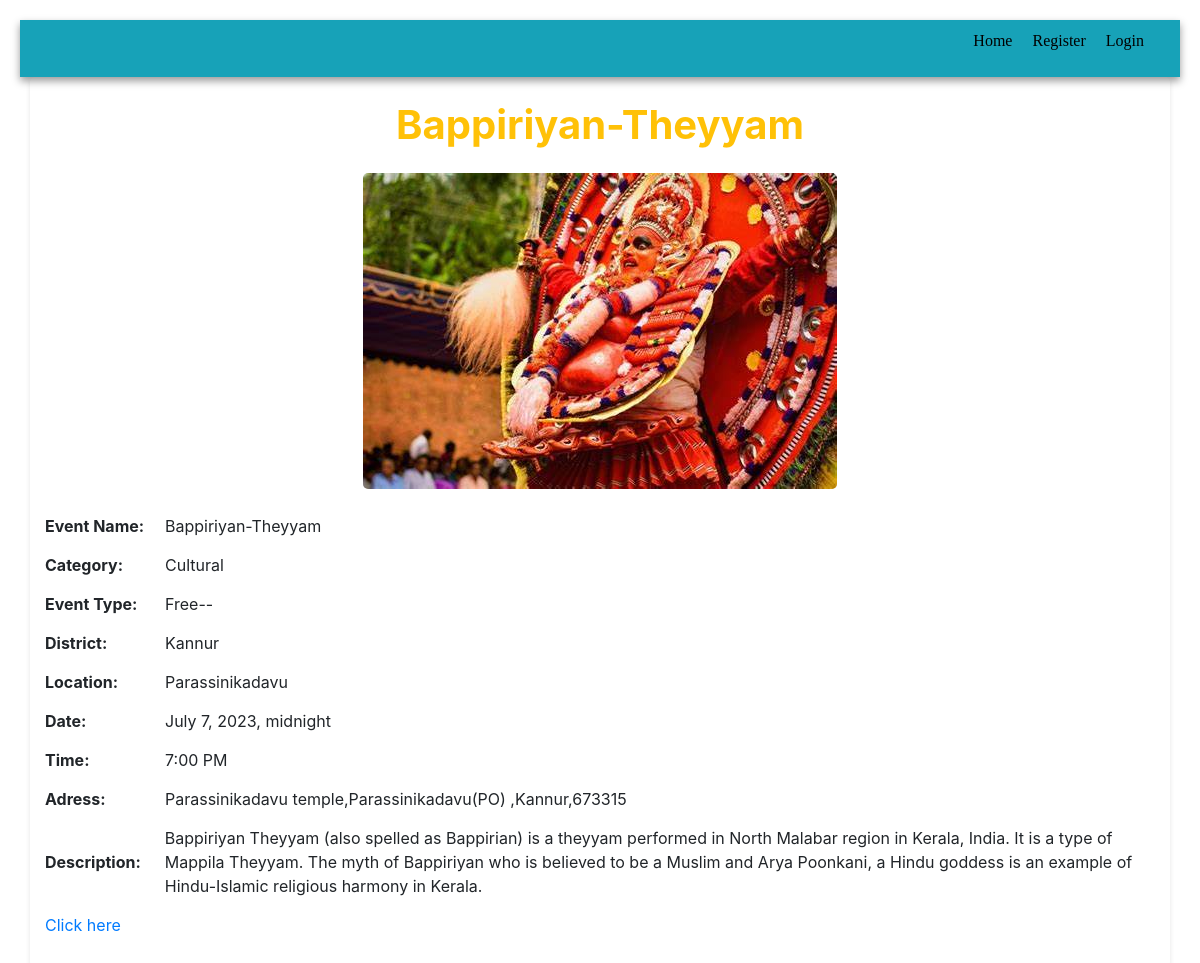
/2, run on the app's committed database.
### base_page/models.py (models this page shows, shortened)
class Event(models.Model):
    name = models.CharField(max_length=100)
    desc = models.TextField()
    location = models.CharField(max_length=100)
    sub_location = models.CharField(max_length=100)
    date = models.DateTimeField(default=datetime.datetime.now)
    e_type = models.CharField(max_length=100)
    image = models.ImageField(upload_to="images")
    category=models.CharField(max_length=100,default="")
    time=models.CharField(max_length=100,default="")
    amount=models.IntegerField(default=0)
    adress=models.TextField(default="")
    link=models.TextField(default="")

### base_page/views.py (the view)
# urls.py: path('<int:item_id>',views.item_detail, name='item_detail'),
def item_detail(request, item_id):
    item = get_object_or_404(Event, pk=item_id)
    return render(request, 'item_detail.html', {'item': item})

### templates/item_detail.html
{% extends 'base.html'%}
{% block content %}
  <div class="container pt-4">
    <h1><b class="text-warning">{{item.name}}</b></h2>
    <div class="item-image mt-4">
      <img src="{{item.image.url}}" alt="Product Image">
    </div>
    <div class="detail-row">
      <div class="label">Event Name:</div>
      <div class="value">{{item.name}}</div>
    </div>
    <div class="detail-row">
      <div class="label">Category:</div>
      <div class="value">{{item.category}}</div>
    </div>
    <div class="detail-row">
      <div class="label">Event Type:</div>
      <div class="value">{{item.e_type}}--{% if item.amount > 0 %} ${{item.amount}} {% endif %} </div>
    </div>
    <div class="detail-row">
      <div class="label">District:</div>
      <div class="value">{{item.location}}</div>
    </div>
    <div class="detail-row">
      <div class="label">Location:</div>
      <div class="value">{{item.sub_location}}</div>
    </div>
    <div class="detail-row">
      <div class="label">Date:</div>
      <div class="value">{{item.date}}</div>
    </div>
    <div class="detail-row">
      <div class="label">Time:</div>
      <div class="value">{{item.time}}</div>
    </div>
    <div class="detail-row">
      <div class="label">Adress:</div>
      <div class="value">{{item.adress}}</div>
    </div>
    <div class="detail-row">
      <div class="label">Description:</div>
      <div class="value ml-4">{{item.desc}}</div>
    </div>
    <div class="detail-row">
      <a href="{{item.link}}">Click here</a>
    </div>
  </div>
  {% endblock %}

### templates/base.html (shortened to what this page needs)
<!DOCTYPE html>
<html lang="en">
<head>
  {% load static %}
  <link rel="stylesheet" href="{% static 'base_page/style.css' %}" />
  <link rel="stylesheet" href="{% static 'event_details/event_details.css' %}">
  <link rel="stylesheet" href="https://cdn.jsdelivr.net/npm/bootstrap@4.3.1/dist/css/bootstrap.min.css">
</head>
<body>
        <nav class="navbar  navbar-light bg-info mr-auto">
            <ul>
                <li><a href="/">Home</a></li>
                    <li><a href="signup">Register</a></li>
                    <li><a href="{% url 'login' %}">Login</a></li>
            </ul>
    </nav>
    {% block content %}
    {% endblock %}
</body>
</html>

### static/base_page/style.css (style rules this page uses)
body { margin: 0; }
.navbar { display: flex; position: fixed; justify-content: space-between; background: white; width: 100%; align-items: center; box-shadow: 0 4px 8px rgba(0, 0, 0, 0.4); }
.navbar ul { display: flex; list-style-type: none; margin-right: 10px; }
.navbar ul li a { text-decoration: none; margin: 0 10px; font-family: cursive; color: black; }

### static/event_details/event_details.css (style rules this page uses)
body { font-family: Arial, sans-serif; margin: 0; padding: 20px; background-color: #f2f2f2; }
.container { max-width: 800px; margin: 0 auto; background-color: #fff; border-radius: 5px; box-shadow: 0 2px 5px rgba(0, 0, 0, 0.1); padding: 20px; }
h1 { text-align: center; }
.detail-row { display: flex; align-items: center; margin-bottom: 10px; padding-top: 5px; }
.label { width: 120px; font-weight: bold; }
.value { flex-grow: 1; }
.item-image { text-align: center; margin-bottom: 20px; }
.item-image img { max-width: 100%; height: auto; border-radius: 5px; }

### data on the page
Event: name "Bappiriyan-Theyyam", image (picture), category "Cultural", e_type "Free", location "Kannur", sub_location "Parassinikadavu", date "July 7, 2023, midnight", time "7:00 PM", adress "Parassinikadavu temple,Parassinikadavu(PO) ,Kannur,673315", desc "Bappiriyan Theyyam (also spelled as Bappirian) is a theyyam performed in North Malabar region in Kerala, India. It is a type of Mappila Theyyam. The myth of Bappiriyan who is believed to be a Muslim and Arya Poonkani, a Hindu goddess is an example of Hindu-Islamic religious harmony in Kerala."
